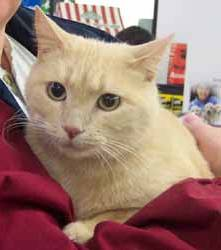
#> input picture train/cats/cat.10066.jpg, 221 x 250 px, found by its file name; its folder holds only this picture in this run
$ jupyter execute --allow-errors Untitled0.ipynb   (shell and % lines are left out)
#> lines starting #> are read from the running program, lines starting #| are printed output that depends on the picture
<a href="https://colab.research.google.com/github/PaavaniKohli/PRODIGY_ML_03/blob/main/Untitled0.ipynb" target="_parent"></a>

 # Implement a support vector machine (svm) to classify images of cats and dogs from a kaggle data set

[cell 1]
import os
from skimage.feature import hog
import cv2
import numpy as np
from sklearn.model_selection import train_test_split, GridSearchCV
from sklearn.svm import SVC
from sklearn.metrics import accuracy_score

# Define the path to the dataset
dataset_path = '/content/drive/MyDrive/train'

# Read images and labels
images = []
labels = []

for category in os.listdir(dataset_path):
    category_path = os.path.join(dataset_path, category)

      # Check if the category_path is a directory
    if not os.path.isdir(category_path):
        continue

    for file_name in os.listdir(category_path):
        image_path = os.path.join(category_path, file_name)

        # Check if the image_path is a file
        if not os.path.isfile(image_path):
            continue

        image = cv2.imread(image_path)
#> image is the input picture: shape (250, 221, 3); mean B, G, R 114.8, 125.2, 158.4
        image = cv2.cvtColor(image, cv2.COLOR_BGR2GRAY)  # Convert to grayscale
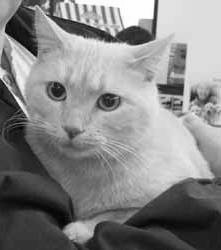
#> image: shape (250, 221); min 1, max 255, mean 134
        image = cv2.resize(image, (64, 64))  # Resize for consistency
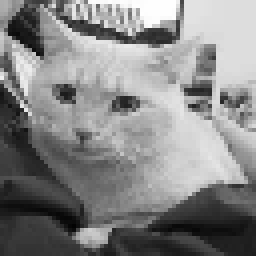
#> image: shape (64, 64) (shown 4 times larger); min 3, max 254, mean 133.8

        # Extract HOG features
        features, hog_image = hog(image, orientations=9, pixels_per_cell=(8, 8), cells_per_block=(2, 2), visualize=True)
#> features = 1764 values, max 0.403 at index 1516, min 0 at index 19, mean 0.134

        images.append(features)  # Use HOG features instead of flattened image
        labels.append(category)
#> pass 2 of the loop `for category in os.listdir(dataset_path):`:
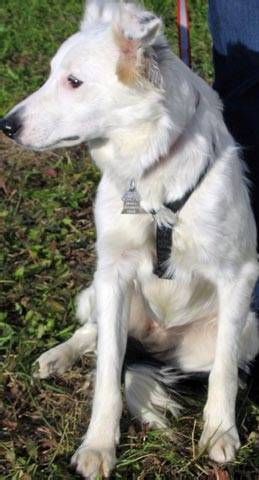
#> input picture train/dogs/dog.108.jpg, 259 x 480 px, found by its file name
#> image is the input picture: shape (480, 259, 3); mean B, G, R 116.7, 127.1, 127.9
#> `image = cv2.cvtColor(image, cv2.COLOR_BGR2GRAY)`:
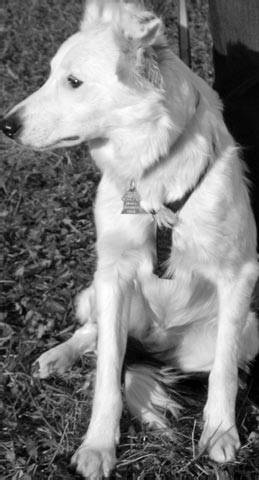
#> image: shape (480, 259); min 0, max 255, mean 126.2
#> `image = cv2.resize(image, (64, 64))`:
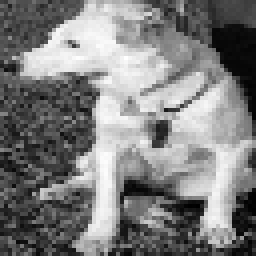
#> image: shape (64, 64) (shown 4 times larger); min 0, max 255, mean 126.2
#> features = 1764 values, max 0.298 at index 11, min 0 at index 429, mean 0.144

# Convert lists to NumPy arrays
X = np.array(images)
y = np.array(labels)

# Normalize pixel values to [0, 1]
X = X / 255.0

# Flatten images for SVM input
X_flatten = X.reshape(X.shape[0], -1)

# Split the dataset into training and testing sets
X_train, X_test, y_train, y_test = train_test_split(X_flatten, y, test_size=0.2, random_state=42)

# Define the parameter grid for grid search
param_grid = {
    'C': [0.1, 1, 10],
    'kernel': ['linear', 'rbf', 'poly'],
}

# Create an SVM classifier
svm_model = SVC(random_state=42)

# Perform grid search
grid_search = GridSearchCV(svm_model, param_grid, cv=3, n_jobs=-1)
#> (the rest of this cell did not finish here and is left out)
